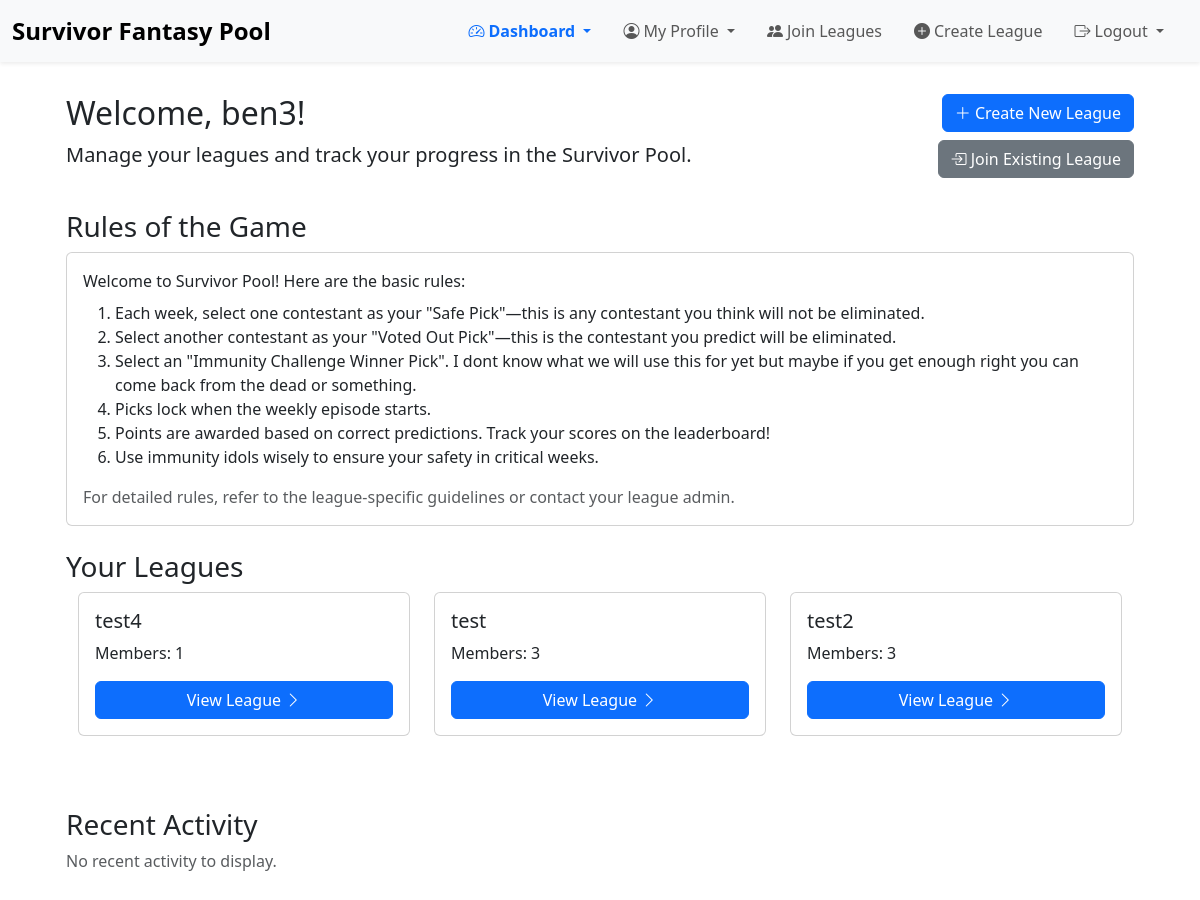
The page / (signed in) on the database its author committed.
### poolapp/models.py (models this page shows, shortened)
class League(models.Model):
    name = models.CharField(max_length=100, unique=True)
    members = models.ManyToManyField(User, related_name='leagues', blank=True)
    creator = models.ForeignKey(User, on_delete=models.CASCADE, related_name='created_leagues')

### poolapp/views.py (the view)
# urls.py: path('', views.dashboard, name='dashboard'),  # General Dashboard
@login_required
def dashboard(request):
    user_leagues = request.user.leagues.all()
    recent_activity = Activity.objects.filter(league__in=user_leagues).order_by('-timestamp')[:5]
    context = {
        'recent_activity': recent_activity,
    }
    return render(request, 'dashboard.html', context)

### poolapp/context_processor.py (called while the page is built)
def user_leagues(request):
    if request.user.is_authenticated:
        leagues = request.user.leagues.all()  # Adjust based on your User-League relationship
    else:
        leagues = []
    return {
        'user_leagues': leagues
    }

### poolapp/templates/dashboard.html (shortened to what this page needs)
{% extends 'base.html' %}
{% block content %}
<div class="container mt-4">
    <div class="row mb-4">
        <div class="col-md-8">
            <h2>Welcome, {{ user.username }}!</h2>
            <p class="lead">Manage your leagues and track your progress in the Survivor Pool.</p>
        </div>
        <div class="col-md-4 text-md-end">
            <a href="{% url 'poolapp:create_league' %}" class="btn btn-primary mb-2">
                <i class="bi bi-plus-lg"></i> Create New League
            </a>
            <a href="{% url 'poolapp:join_league' %}" class="btn btn-secondary mb-2">
                <i class="bi bi-box-arrow-in-right"></i> Join Existing League
            </a>
        </div>
    </div>
    <div class="row mb-4">
        <div class="col-12">
            <h3>Rules of the Game</h3>
            <div class="card">
                <div class="card-body">
                    <p class="mb-2">
                        Welcome to Survivor Pool! Here are the basic rules:
                    </p>
                    <ol>
                        <li>Each week, select one contestant as your "Safe Pick"—this is any contestant you think will not be eliminated.</li>
                        <li>Select another contestant as your "Voted Out Pick"—this is the contestant you predict will be eliminated.</li>
                        <li>Select an "Immunity Challenge Winner Pick". I dont know what we will use this for yet but maybe if you get enough right you can come back from the dead or something.</li>
                        <li>Picks lock when the weekly episode starts.</li>
                        <li>Points are awarded based on correct predictions. Track your scores on the leaderboard!</li>
                        <li>Use immunity idols wisely to ensure your safety in critical weeks.</li>
                    </ol>
                    <p class="text-muted mb-0">For detailed rules, refer to the league-specific guidelines or contact your league admin.</p>
                </div>
            </div>
        </div>
    </div>
    <div class="row">
        <div class="col-12">
            <h3>Your Leagues</h3>
            {% if user.leagues.all %}
                <div class="row">
                    {% for league in user.leagues.all %}
                        <div class="col-md-6 col-lg-4 mb-4">
                            <div class="card h-100">
                                <div class="card-body d-flex flex-column">
                                    <h5 class="card-title">{{ league.name }}</h5>
                                    <p class="card-text">
                                        Members: {{ league.members.count }}
                                    </p>
                                    <a href="{% url 'poolapp:league_detail' league_id=league.id %}" class="mt-auto btn btn-primary">
                                        View League <i class="bi bi-chevron-right"></i>
                                    </a>
                                </div>
                            </div>
                        </div>
                    {% endfor %}
                </div>
            {% else %}
                <div class="alert alert-info" role="alert">
                    You are not part of any leagues yet.
                    <a href="{% url 'poolapp:create_league' %}" class="alert-link">Create one now</a> or
                    <a href="{% url 'poolapp:join_league' %}" class="alert-link">join an existing league</a>.
                </div>
            {% endif %}
        </div>
    </div>
    <div class="row mt-5">
        <div class="col-12">
            <h3>Recent Activity</h3>
            {% if recent_activity %}
                <ul class="list-group">
                    {% for activity in recent_activity %}
                        <li class="list-group-item d-flex justify-content-between align-items-center">
                            {{ activity.description }}
                            <span class="badge bg-secondary">{{ activity.timestamp|timesince }} ago</span>
                        </li>
                    {% endfor %}
                </ul>
            {% else %}
                <p class="text-muted">No recent activity to display.</p>
            {% endif %}
        </div>
    </div>
</div>
{% endblock %}

### static/poolapp/css/styles.css (style rules this page uses)
.row { margin-left: 0; margin-right: 0; }

### poolapp/templates/base.html (style rules this page uses)
body { padding-top: 70px; }

### rows shown on the page
League: name "test4", members.count "1"
League: name "test", members.count "3"
League: name "test2", members.count "3"

### other values the page prints
{{ user.username }} "ben3"
